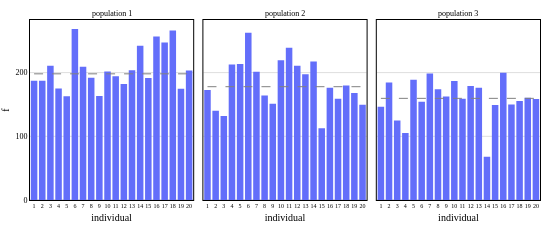

Notebook cell for this chart:
### Code cell
import plotly.express as px
import plotly.graph_objects as go


fig = px.bar(fitness_df, x='individual', y='f', facet_col="initial_population")

# Add median line
for i, pop in enumerate(fitness_df['initial_population'].unique()):
    pop_data = fitness_df[fitness_df['initial_population'] == pop]
    median_val = pop_data['f'].median()
    print(median_val)
    import numpy as np
    print( np.where(median_val == pop_data['f'].median())[0][0])
    
    fig.add_trace(
        go.Scatter(
            x=[pop_data['individual'].min(), pop_data['individual'].max()],
            y=[median_val, median_val],
            mode='lines',
            line=dict(color='grey', width=grid_size, dash='dash'),

        ),
        row=1, col=i+1
    )

# Remove legend completely
fig.update_layout(showlegend=False)
fig.update_xaxes(
    tickmode='linear',
    tick0=0, dtick=1,
    tickfont=dict(size=6),
    ) 
fig.for_each_annotation(lambda a: a.update( text=a.text.replace("initial_population=", "") ))

fig.update_layout(
    template="dis_figure",
    width=dis_wide_figure_size,
    height=150,
    margin=dict(l=30, r=10, t=20, b=40, pad=0),
    autosize=False
)

fig.write_image("../figures/fitness_initial_populations.pdf")
fig.show()

### Figure 1 — Plotly figure (JSON) as saved in the notebook; plotly's stock layout.template omitted (floating-point values rounded to 4 significant figures)
{"data": [{"hovertemplate": "initial_population=population 1<br>individual=%{x}<br>f=%{y}<extra></extra>", "legendgroup": "", "marker": {"color": "#636efa", "pattern": {"shape": ""}}, "name": "", "orientation": "v", "showlegend": false, "textposition": "auto", "type": "bar", "x": [1, 2, 3, 4, 5, 6, 7, 8, 9, 10, 11, 12, 13, 14, 15, 16, 17, 18, 19, 20], "xaxis": "x", "y": [187.4, 187.3, 211.0, 175.1, 163.1, 268.5, 209.4, 192.0, 163.1, 201.8, 194.4, 182.3, 203.9, 242.1, 191.4, 256.7, 247.4, 266.0, 174.8, 203.3], "yaxis": "y"}, {"hovertemplate": "initial_population=population 2<br>individual=%{x}<br>f=%{y}<extra></extra>", "legendgroup": "", "marker": {"color": "#636efa", "pattern": {"shape": ""}}, "name": "", "orientation": "v", "showlegend": false, "textposition": "auto", "type": "bar", "x": [1, 2, 3, 4, 5, 6, 7, 8, 9, 10, 11, 12, 13, 14, 15, 16, 17, 18, 19, 20], "xaxis": "x2", "y": [172.7, 140.1, 132.0, 212.7, 213.4, 262.8, 201.3, 164.1, 151.0, 219.4, 239.0, 210.7, 197.6, 217.3, 112.6, 176.2, 159.0, 179.6, 167.9, 149.6], "yaxis": "y2"}, {"hovertemplate": "initial_population=population 3<br>individual=%{x}<br>f=%{y}<extra></extra>", "legendgroup": "", "marker": {"color": "#636efa", "pattern": {"shape": ""}}, "name": "", "orientation": "v", "showlegend": false, "textposition": "auto", "type": "bar", "x": [1, 2, 3, 4, 5, 6, 7, 8, 9, 10, 11, 12, 13, 14, 15, 16, 17, 18, 19, 20], "xaxis": "x3", "y": [146.5, 184.4, 124.8, 105.4, 188.7, 154.3, 198.6, 174.0, 162.5, 187.0, 158.8, 178.9, 176.4, 67.95, 149.4, 199.7, 150.0, 155.3, 160.4, 158.7], "yaxis": "y3"}, {"line": {"color": "grey", "dash": "dash", "width": 1}, "mode": "lines", "type": "scatter", "x": [1, 20], "xaxis": "x", "y": [198.1, 198.1], "yaxis": "y"}, {"line": {"color": "grey", "dash": "dash", "width": 1}, "mode": "lines", "type": "scatter", "x": [1, 20], "xaxis": "x2", "y": [177.9, 177.9], "yaxis": "y2"}, {"line": {"color": "grey", "dash": "dash", "width": 1}, "mode": "lines", "type": "scatter", "x": [1, 20], "xaxis": "x3", "y": [159.6, 159.6], "yaxis": "y3"}], "layout": {"annotations": [{"font": {}, "showarrow": false, "text": "population 1", "x": 0.16, "xanchor": "center", "xref": "paper", "y": 1, "yanchor": "bottom", "yref": "paper"}, {"font": {}, "showarrow": false, "text": "population 2", "x": 0.5, "xanchor": "center", "xref": "paper", "y": 1, "yanchor": "bottom", "yref": "paper"}, {"font": {}, "showarrow": false, "text": "population 3", "x": 0.84, "xanchor": "center", "xref": "paper", "y": 1, "yanchor": "bottom", "yref": "paper"}], "autosize": false, "barmode": "relative", "height": 150, "legend": {"tracegroupgap": 0}, "margin": {"b": 40, "l": 30, "pad": 0, "r": 10, "t": 20}, "showlegend": false, "width": 550, "xaxis": {"anchor": "y", "domain": [0, 0.32], "dtick": 1, "tick0": 0, "tickfont": {"size": 6}, "tickmode": "linear", "title": {"text": "individual"}}, "xaxis2": {"anchor": "y2", "domain": [0.34, 0.66], "dtick": 1, "matches": "x", "tick0": 0, "tickfont": {"size": 6}, "tickmode": "linear", "title": {"text": "individual"}}, "xaxis3": {"anchor": "y3", "domain": [0.68, 1.0], "dtick": 1, "matches": "x", "tick0": 0, "tickfont": {"size": 6}, "tickmode": "linear", "title": {"text": "individual"}}, "yaxis": {"anchor": "x", "domain": [0, 1], "title": {"text": "f"}}, "yaxis2": {"anchor": "x2", "domain": [0, 1], "matches": "y", "showticklabels": false}, "yaxis3": {"anchor": "x3", "domain": [0, 1], "matches": "y", "showticklabels": false}}}
